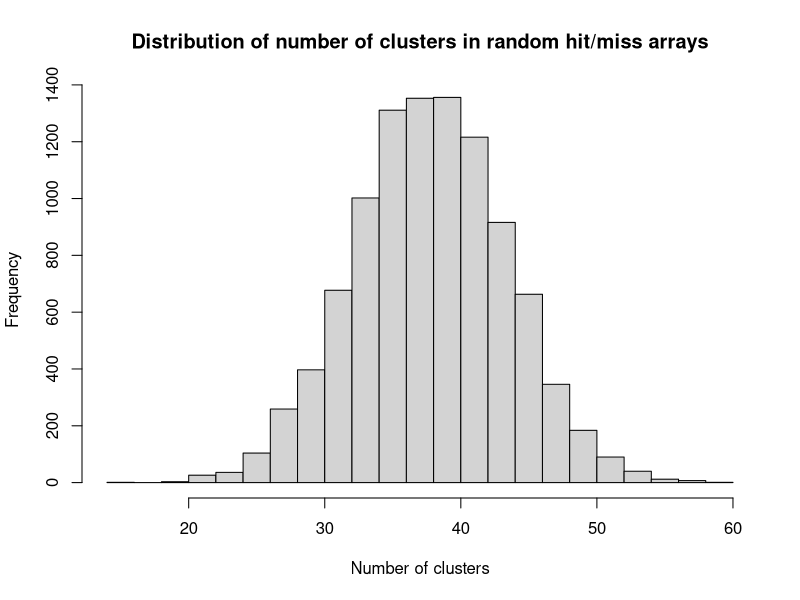

Generate this figure with R:
## ---- chunk 1
slug = c(
    'X', 'X', 'X', 'X', 'X', 'X', 'H', 'X', 'X', 'H', 'X', 'H', 'H', 'X', 'X',
    'X', 'X', 'X', 'X', 'X', 'X', 'H', 'X', 'X', 'X', 'X', 'X', 'H', 'X', 'X',
    'X', 'X', 'H', 'H', 'X', 'X', 'X', 'X', 'X', 'H', 'X', 'X', 'H', 'X', 'H',
    'X', 'X', 'X', 'H', 'H', 'X', 'X', 'X', 'X', 'X', 'H', 'X', 'H', 'X', 'X',
    'X', 'X', 'H', 'H', 'X', 'H', 'H', 'X', 'X', 'X', 'X', 'X', 'X', 'X', 'X',
    'X', 'X', 'H', 'X', 'X', 'X', 'H', 'X', 'X', 'H', 'X', 'X', 'H', 'X', 'H',
    'X', 'X', 'H', 'X', 'X', 'X', 'H', 'X', 'X', 'X'
)
## ---- chunk 2
slug_runs <- 0
current_element <- 'start-marker'  # Something that is always != to the elements.
for (element in slug) {
    if (element != current_element) {  # The previous cluster has finished.
        slug_runs <- slug_runs + 1  # Record we are in a new cluster.
        current_element <- element  # Give the starting element for the new cluster.
    }
}
# Show the count.
slug_runs
## ---- chunk 3
random_hand = c(
    'X', 'X', 'H', 'X', 'X', 'X', 'X', 'H', 'H', 'X', 'X', 'X', 'H', 'H', 'H',
    'X', 'X', 'X', 'X', 'X', 'H', 'X', 'X', 'X', 'H', 'X', 'X', 'H', 'X', 'X',
    'X', 'X', 'H', 'X', 'H', 'H', 'X', 'X', 'X', 'X', 'X', 'X', 'X', 'X', 'X',
    'H', 'X', 'X', 'X', 'X', 'X', 'X', 'H', 'H', 'X', 'X', 'X', 'X', 'X', 'H',
    'H', 'H', 'X', 'X', 'X', 'X', 'X', 'X', 'H', 'X', 'H', 'X', 'H', 'X', 'X',
    'H', 'X', 'H', 'X', 'X', 'X', 'X', 'X', 'X', 'X', 'X', 'X', 'H', 'X', 'X',
    'X', 'X', 'X', 'X', 'X', 'H', 'H', 'H', 'X', 'X'
)
random_runs <- 0
current_element <- 'start-marker'  # Something that is always != to the elements.
for (element in random_hand) {
    if (element != current_element) {  # The previous cluster has finished.
        random_runs <- random_runs + 1  # Record we are in a new cluster.
        current_element <- element  # Give the starting element for the new cluster.
    }
}
# Show the result.
random_runs
## ---- chunk 4
# Set the number of trials.
n_trials <- 10000

# An empty array to store the trials.
results <- numeric(n_trials)

for (i in 1:n_trials) {
    # Sample 100 "at-bats" with Slug's own probabilities.
    hits_misses <- sample(c('H', 'X'), size=100, replace=TRUE, prob=c(0.25, 0.75))
    # How many runs (of any length >=1) are there in the 100 at-bats?
    fake_runs <- 0
    current_element <- 'start-marker'  # Something always != to the elements.
    for (element in hits_misses) {
        if (element != current_element) {  # The previous cluster has finished.
            fake_runs <- fake_runs + 1  # Record we are in a new cluster.
            current_element <- element  # Give the starting element for the new cluster.
        }
    }
    # Record the result.
    results[i] <- fake_runs
}

hist(results, breaks=25,
    main='Distribution of number of clusters in random hit/miss arrays',
    xlab='Number of clusters')
